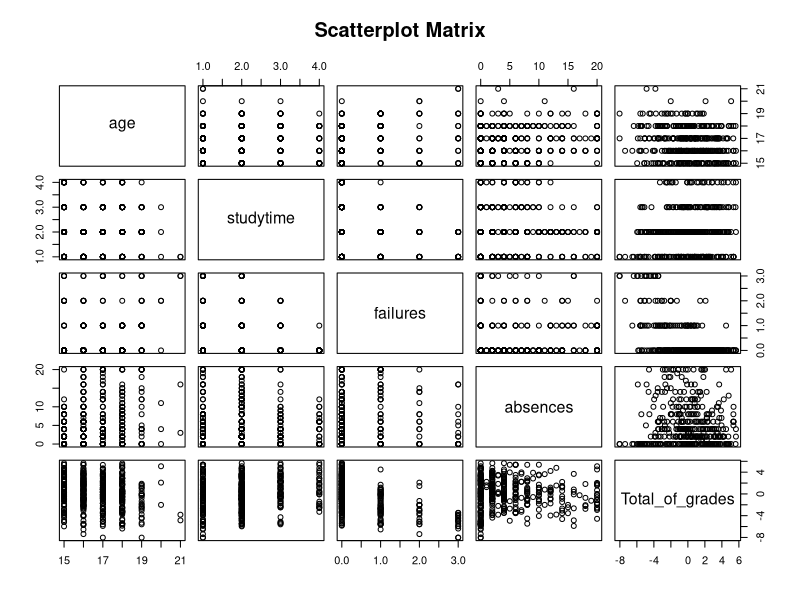
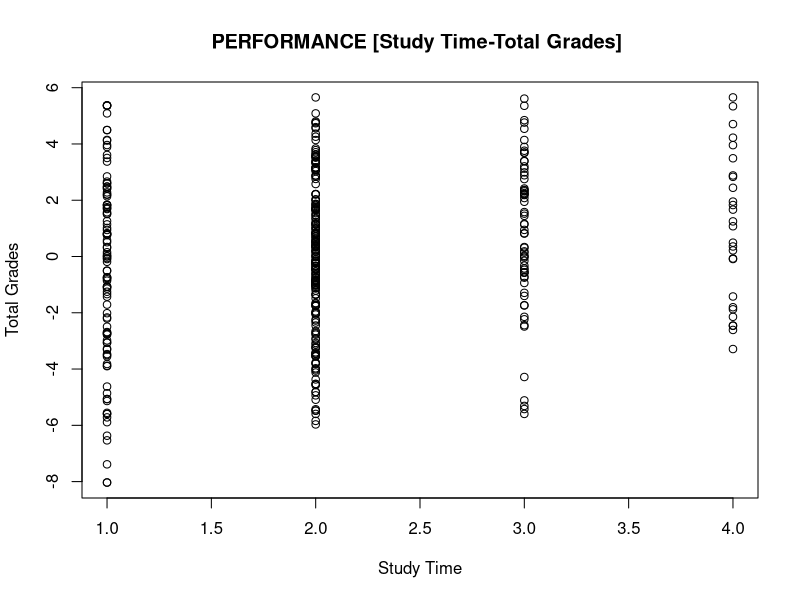
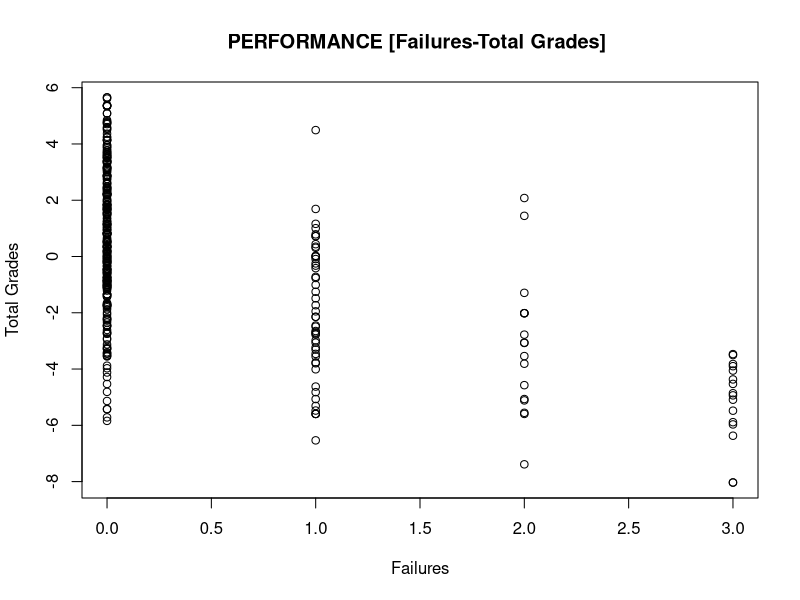
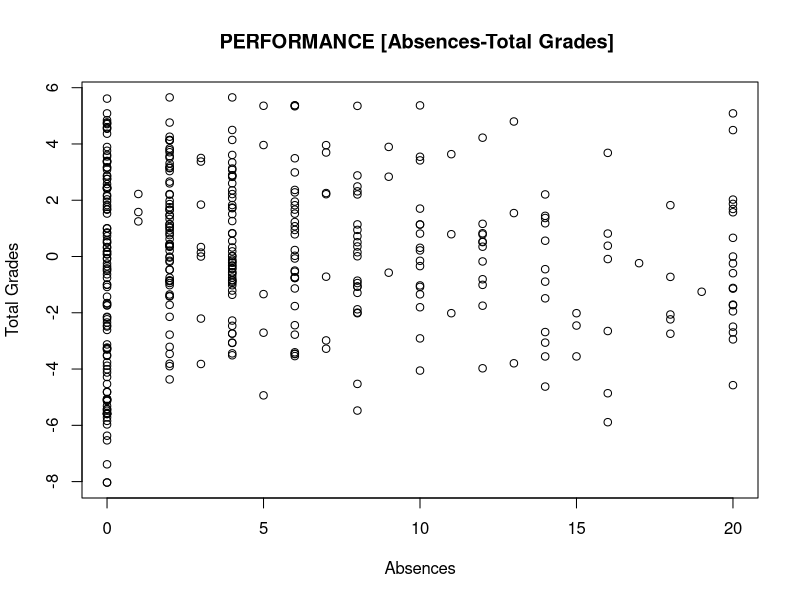
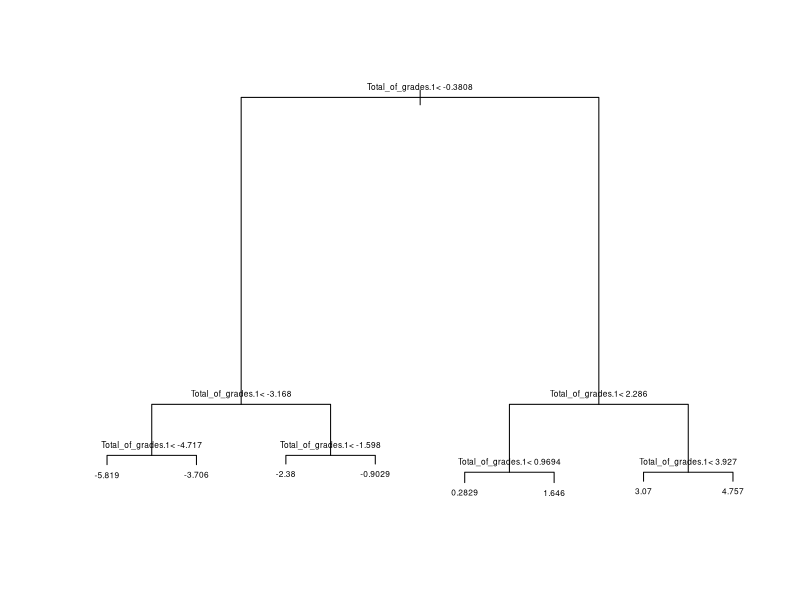

Recreate these plots in R, in order.
library(caret) # for linear regression model
library(rpart) # for decision tree model

# 1.935336e-14 => linear regression model rmse before scaling and encoding
# 2.516931 => decision tree model rmse before scaling and encoding

# 3.252172e-15   => linear regression model rmse after scaling and encoding
# 0.455449  => decision tree model rmse after scaling and encoding

file <- read.csv("StudentsPerformance.csv")
summary(file)

# START PREPROCESSING

#replacement 'M' -> 'Male' / 'F' -> 'Female'
file$sex[file$sex=="F"]="Female"
file$sex[file$sex=="f"]="Female"
file$sex[file$sex=="M"]="Male"
file$sex[file$sex=="m"]="Male"
#file <- na.omit(file)


#data type convertion for age column as it was a char class before convertion
file$age <- as.numeric(file$age)


# Handle outliers function
handle_outliers <- function(column) {
  Q1 <- quantile(column, 0.25, na.rm = TRUE)
  Q3 <- quantile(column, 0.75, na.rm = TRUE)
  IQR_value <- Q3 - Q1
  outlier_threshold <- 1.5 * IQR_value
  outliers <- column < (Q1 - outlier_threshold) | column > (Q3 + outlier_threshold)
  column[column < (Q1 - outlier_threshold)] <- Q1 - outlier_threshold
  column[column > (Q3 + outlier_threshold)] <- Q3 + outlier_threshold
  return(column)
}

# Handle outliars for 'age' and 'absences'
file$age <- handle_outliers(file$age)
file$absences <- handle_outliers(file$absences)


#replace with empty cells with 'no'

file$internet <- ifelse(file$internet == "", "no", file$internet)
## cat("Number of empty values in the 'Internet' column after replacement:", sum(file$internet == ""), "\n")

# Scale values of columns G1, G2, G3
file[, c("G1", "G2", "G3")] <- scale(file[, c("G1", "G2", "G3")])


#feature engineering
file$Total_of_grades <- file$G1  + file$G2 + file$G3

# Encode categorical variables
file$school <- as.factor(file$school)
file$sex <- as.factor(file$sex)
file$Fjob <- as.factor(file$Fjob)
file$Mjob <- as.factor(file$Mjob)
file$internet <- as.factor(file$internet)
file$romantic <- as.factor(file$romantic)

# Create dummy variables
file_dummies <- model.matrix(~ . - 1, data = file)

# Combine the dummy variables with the original dataset
file <- cbind(file, file_dummies)

# Remove the original categorical columns
file <- file[, !names(file) %in% c('school', 'sex', 'Fjob', 'Mjob', 'internet', 'romantic')]

# delete duplicates
file <- unique(file)

# END PREPROCESSING

# display the statistics of the modified dataset
summary(file)

# START visualization

# Scatterplot matrix
pairs(file[, c("age", "studytime", "failures", "absences", "Total_of_grades")], main = "Scatterplot Matrix")

plot(file$studytime, file$Total_of_grades , main = "PERFORMANCE [Study Time-Total Grades] " ,xlab = "Study Time" , ylab = "Total Grades")
plot(file$failures, file$Total_of_grades, main = "PERFORMANCE [Failures-Total Grades] " ,xlab = "Failures" , ylab = "Total Grades")
plot(file$absences, file$Total_of_grades, main = "PERFORMANCE [Absences-Total Grades] " ,xlab = "Absences" , ylab = "Total Grades")

# End Visualization

# Prepare data for linear regression modeling
set.seed(123)  # for reproducibility
splitIndex <- createDataPartition(file$Total_of_grades, p = 0.7, list = FALSE)
train_data <- file[splitIndex, ]
test_data <- file[-splitIndex, ]

# Train linear regression model
model <- train(Total_of_grades ~ ., data = train_data, method = "lm")

# Print model summary
# print('model information:')
# print(model)

# Make predictions on the test set
predictions <- predict(model, newdata = test_data)

# Evaluate model performance
linear_rmse <- RMSE(predictions, test_data$Total_of_grades)
cat("Root Mean Squared Error (RMSE) for linear regression model:", linear_rmse, "\n")

# Assuming 'Total_of_grades' is your target variable
target_variable <- "Total_of_grades"

# Split the data into training and testing sets (you can use a different method)
set.seed(123)  # For reproducibility
train_indices <- sample(seq_len(nrow(file)), 0.8 * nrow(file))
train_data <- file[train_indices, ]
test_data <- file[-train_indices, ]

# Train the decision tree model
model <- rpart(formula = paste(target_variable, "~ ."), data = train_data)

# Make predictions on the test set
predictions <- predict(model, newdata = test_data)

# Evaluate the model (you can use different metrics)
tree_rmse <- sqrt(mean((test_data$Total_of_grades - predictions)^2))
cat("Root Mean Squared Error (RMSE) for decision tree model:", tree_rmse, "\n")

# Visualize the decision tree
plot(model)
text(model, cex = 0.5)